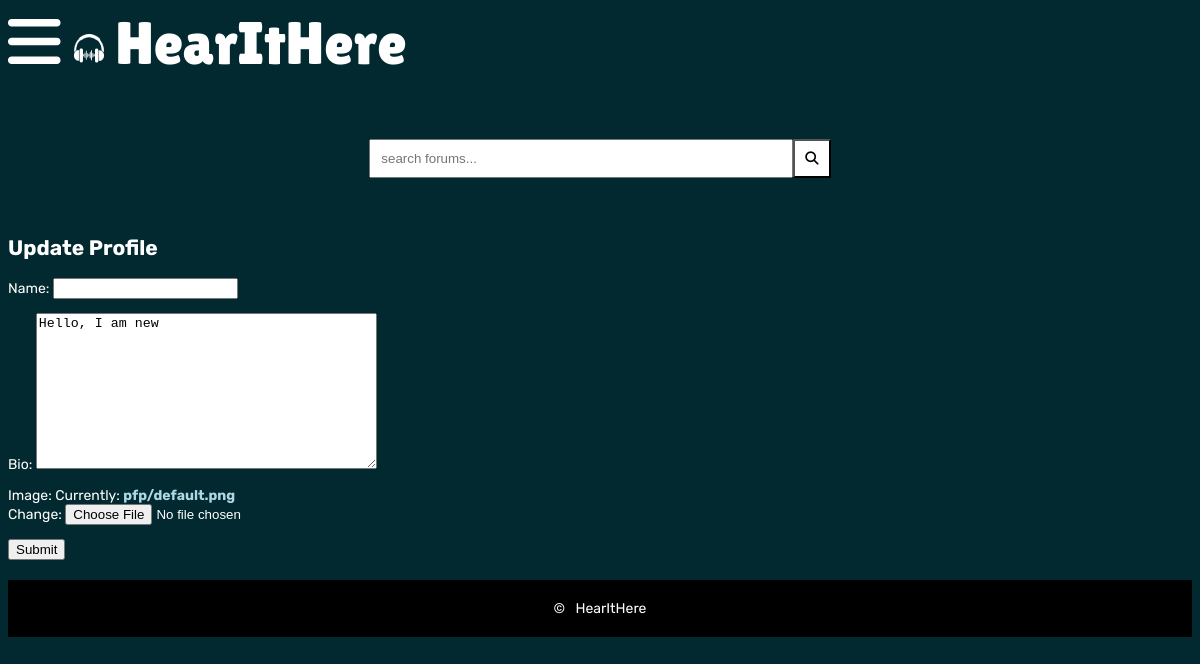
Before: /account/admin/update (signed in) with the older database file.
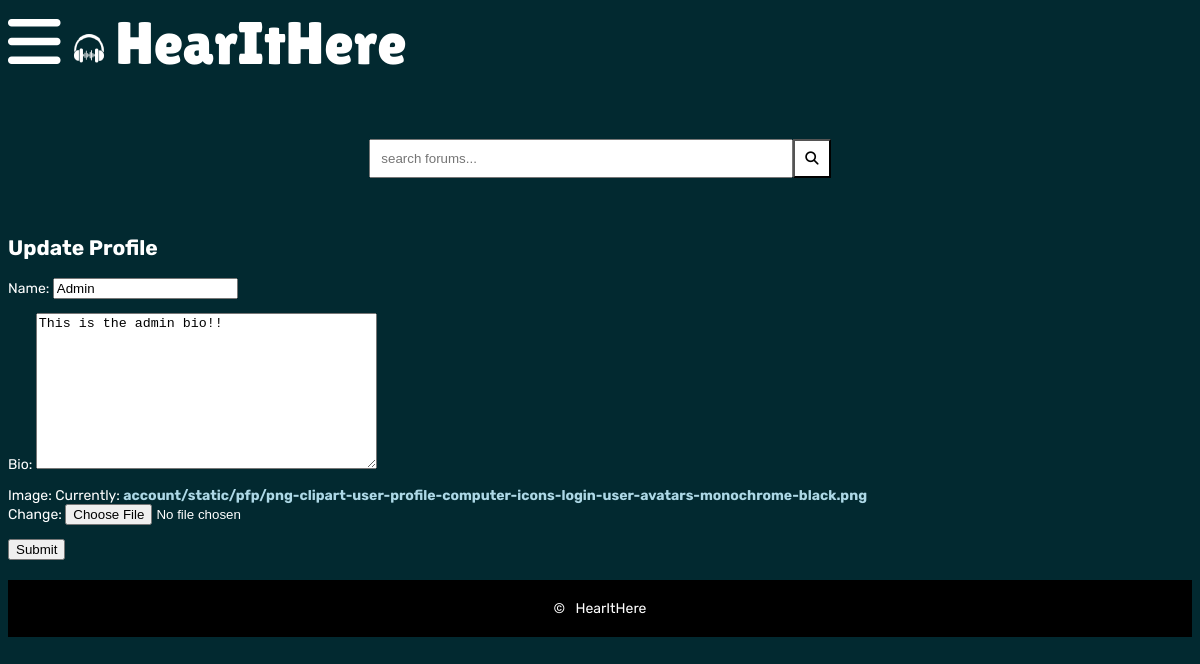
After: the same page with the newer database file.
### account/models.py (models this page shows, shortened)
class Profile(models.Model):
    user = models.OneToOneField(CustomUser, on_delete=models.CASCADE)
    name = models.CharField(max_length=30, blank=True)
    bio = models.TextField(default='Hello, I am new', max_length=100, blank=True)
    image = models.ImageField(default='images/default.png', upload_to='images/', null=True)

### account/views.py (the view)
# urls.py: path('<str:username>/update', views.update_profile, name='update_profile'),
@login_required
def update_profile(request, username):
    pf = get_object_or_404(Profile, user__username=username)
    if pf.user.id == request.user.id or request.user.is_mod:
        if request.method == 'POST':
            form = UpdateProfileForm(request.POST, request.FILES, instance=pf)
            if form.is_valid():
                form.save()
                return redirect('account:profile', username)
        else:
            form = UpdateProfileForm(instance=pf)
        return render(request, 'profile/update_profile.html', {'form': form, 'username': username})

### account/forms.py
class UpdateProfileForm(forms.ModelForm):
    class Meta:
        model = Profile
        fields = ('name', 'bio', 'image')

### account/templates/profile/update_profile.html (shortened to what this page needs)
{% extends 'templates/base.html' %}
{% block content %}
    <h2>Update Profile</h2>
    <form method="POST" enctype="multipart/form-data">
        {{ form.as_p }}
        <button type="submit">Submit</button>
    </form>
{% endblock %}

Changed rows visible on the page:
changed Profile: name (not shown) → "Admin"; bio "Hello, I am new" → "This is the admin bio!!"
Other visible differences:
text no longer shown: "Name: Bio: Image: Currently: pfp/default.png Change:"
text now shown: "Name: Bio: Image: Currently: account/static/pfp/png-clipart-user-profile-computer-icons-login-user-avatars-monochrome-black.png Change:"
